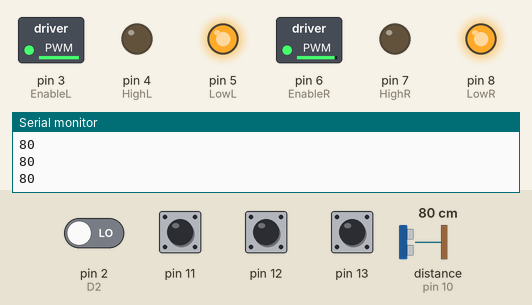
Bench run of a sketch on a simulated Arduino Uno, built with avr-gcc and run on an emulated ATmega328P. Parts: switched loads named in the sketch (green lamp = pin HIGH), output pins drawn as LEDs (lit = HIGH), the last lines printed to the serial monitor. Wiring (inferred from the names in the program): ultrasonic range finder: trigger pin 9; echo pin 10. Inputs (shaded band) come from the test bench; at power-on: pin 11–13 HIGH, pin 2 (D2) LOW, distance to the obstacle (sensor on pin 10) 80 cm. The echo pulse lasts 58.3 µs per cm; pins used as bus, display or sensor lines are not drawn.

Above: at 1.2 s.
1.3 s: pin 2 (D2) driven HIGH
At 2.0 s:
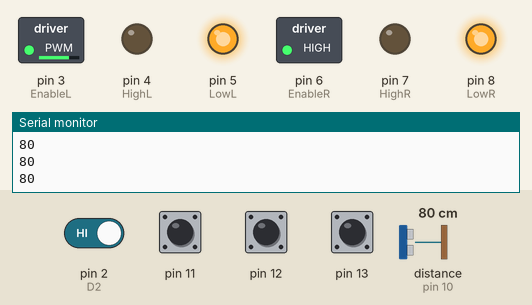
2.8 s: distance to the obstacle (sensor on pin 10) set to 30 cm
4.3 s: distance to the obstacle (sensor on pin 10) set to 23 cm
At 5.4 s:
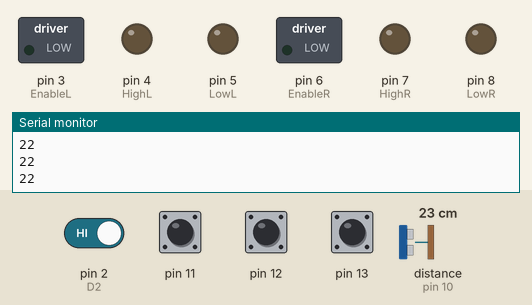
5.9 s: distance to the obstacle (sensor on pin 10) set to 35 cm
At 7.2 s:
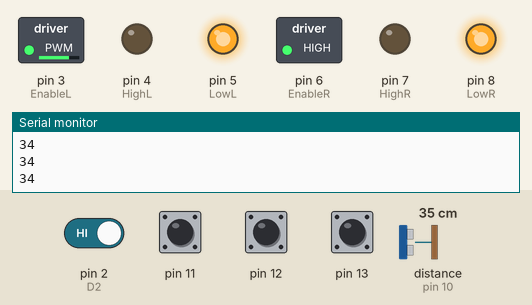
7.5 s: distance to the obstacle (sensor on pin 10) set to 2 cm
At 8.3 s:
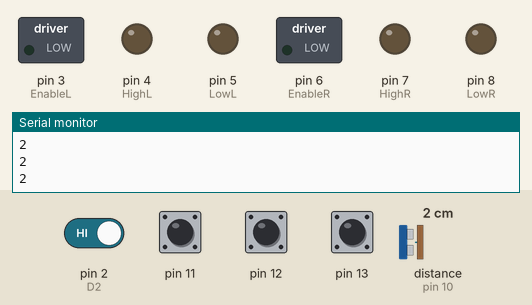
Timing chart, 0 to 10.1 s (numbered marks = the images above; inputs shaded):
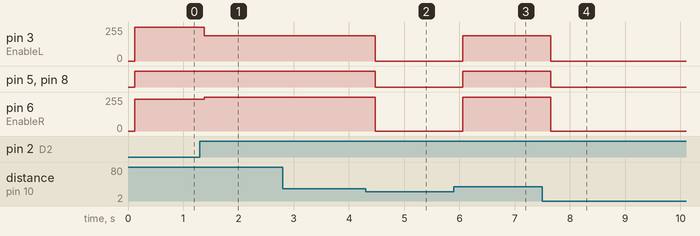

Measured:
- the behaviour switches between 27 and 26 cm on distance to the obstacle (sensor on pin 10) (found by bisection; images 1 and 2)
- after the input at 1.3 s, pin 3 (EnableL): 254/255 → 190/255 after 0.08 s; pin 6 (EnableR): 240/255 → 255/255 after 0.08 s
- after the input at 4.3 s, pin 3 (EnableL): 190/255 → 0/255 after 0.17 s; pin 5 (LowL), pin 8 (LowR): HIGH → LOW after 0.17 s; pin 6 (EnableR): 255/255 → 0/255 after 0.17 s
- after the input at 5.9 s, pin 3 (EnableL): 0/255 → 190/255 after 0.16 s; pin 5 (LowL), pin 8 (LowR): LOW → HIGH after 0.16 s; pin 6 (EnableR): 0/255 → 255/255 after 0.16 s
- after the input at 7.5 s, pin 3 (EnableL): 190/255 → 0/255 after 0.16 s; pin 5 (LowL), pin 8 (LowR): HIGH → LOW after 0.16 s; pin 6 (EnableR): 255/255 → 0/255 after 0.16 s

The sketch:

Final.ino
```cpp
// Photoresistor Sensor
int ldr = 11;
int x;

// Ultrasonic Sensor
int trig=9;
int echo=10;
int timeInMicro;
int distanceInCm;
int IR1,IR2,PR;

const int EnableL = 3;
const int HighL = 4;       // LEFT SIDE MOTOR
const int LowL =5;

const int EnableR = 6;
const int HighR = 7;       //RIGHT SIDE MOTOR
const int LowR =8;

const int D0 = 0;       //Raspberry pin 21    LSB
const int D1 = 1;       //Raspberry pin 22
const int D2 = 2;       //Raspberry pin 23
//const int D3 = 3;       //Raspberry pin 24    MSB

int a,b,c,d,data;

void setup() {
  // put your setup code here, to run once:

  //PRS
  Serial.begin(9600);
  pinMode(11, INPUT);
  //pinMode(12,OUTPUT);

  //USS
  pinMode(9,OUTPUT);
  pinMode(10,INPUT);

  //IRS
  //pinMode(13,OUTPUT);
  pinMode(13,INPUT);
  //pinMode(11,OUTPUT);
  pinMode(12,INPUT);

  pinMode(EnableL, OUTPUT);
pinMode(HighL, OUTPUT);
pinMode(LowL, OUTPUT);


pinMode(EnableR, OUTPUT);
pinMode(HighR, OUTPUT);
pinMode(LowR, OUTPUT);

}
void Forward()
{
  digitalWrite(HighL, LOW);
  digitalWrite(LowL, HIGH);
  analogWrite(EnableL,254);

  digitalWrite(HighR, LOW);
  digitalWrite(LowR, HIGH);
  analogWrite(EnableR,240);

}
void Stop()
{
  digitalWrite(HighL, LOW);
  digitalWrite(LowL, LOW);
  analogWrite(EnableL,0);

  digitalWrite(HighR, LOW);
  digitalWrite(LowR, LOW);
  analogWrite(EnableR,0);

}

void Left1()
{
  digitalWrite(HighL, LOW);
  digitalWrite(LowL, HIGH);
  analogWrite(EnableL,190);

  digitalWrite(HighR, LOW);
  digitalWrite(LowR, HIGH);
  analogWrite(EnableR,255);

}

void Left2()
{
  digitalWrite(HighL, LOW);
  digitalWrite(LowL, HIGH);
  analogWrite(EnableL,160);

  digitalWrite(HighR, LOW);
  digitalWrite(LowR, HIGH);
  analogWrite(EnableR,255);

}


void Left3()
{
  digitalWrite(HighL, LOW);
  digitalWrite(LowL, HIGH);
  analogWrite(EnableL,120);

  digitalWrite(HighR, LOW);
  digitalWrite(LowR, HIGH);
  analogWrite(EnableR,255);

}

void Right1()
{
  digitalWrite(HighL, LOW);
  digitalWrite(LowL, HIGH);
  analogWrite(EnableL,254);

  digitalWrite(HighR, LOW);
  digitalWrite(LowR, HIGH);
  analogWrite(EnableR,190);

}
void Right2()
{
  digitalWrite(HighL, LOW);
  digitalWrite(LowL, HIGH);
  analogWrite(EnableL,254);

  digitalWrite(HighR, LOW);
  digitalWrite(LowR, HIGH);
  analogWrite(EnableR,160);

}

void Right3()
{
  digitalWrite(HighL, LOW);
  digitalWrite(LowL, HIGH);
  analogWrite(EnableL,254);

  digitalWrite(HighR, LOW);
  digitalWrite(LowR, HIGH);
  analogWrite(EnableR,140);

}
void Data()
{
   a = digitalRead(D0);
   b = digitalRead(D1);
   c = digitalRead(D2);

   data = 4*c+2*b+a;
}

void loop() {
  // put your main code here, to run repeatedly:

  //PRS
  x = digitalRead(11);
  //Serial.println(x);

  if(x == LOW)
  {
    PR = 1;
    //digitalWrite(12,LOW);
  }
  if(x == HIGH)
  {
    PR = 0;
    //digitalWrite(12, HIGH);
  }

  //IRS
  if (digitalRead(13)== LOW)
  {
    //digitalWrite(13,HIGH);
    IR1 = 1;// Condition for LEFT side object detection
    delay(10);
  }
  else
  {
    //digitalWrite(13,LOW);
    IR1 = 0;//Condition for LEFT side object detection
    delay(10);
  }
  if (digitalRead(12)== LOW)
  {
    //digitalWrite(11,HIGH);
    IR2 = 1;// Condition for RIGHT side object detection
    delay(10);
  }
  else
  {
    //digitalWrite(11,LOW);
    IR2 = 0;//Condition for RIGHT side object detection
    delay(10);
  }

  //USS
  digitalWrite(trig,LOW);
  delayMicroseconds(2);
  digitalWrite(trig,HIGH);
  delayMicroseconds(10);
  digitalWrite(trig,LOW);

  timeInMicro = pulseIn(echo,HIGH);

  distanceInCm = timeInMicro/29 /2;
  Serial.println(distanceInCm);
  delay(100);

  if(distanceInCm <= 25){
    Stop();
  }
  else{
    Data();
   // Forward();/*
  if(data==0)
   {
     Forward();
   }

  else if(data==1)
   {
     Forward();
     //Right1();
   }

  else if(data==2)
   {
     Right2();
   }

  else if(data==3)
   {
     Right3();
   }

  else if(data==4)
   {
     Left1();
   }

  else if(data==5)
   {
     Left2();
   }

  else if(data==6)
   {
     Left3();
   }

  else if (data>6)
   {
     Stop();
   }

  }
}
```
